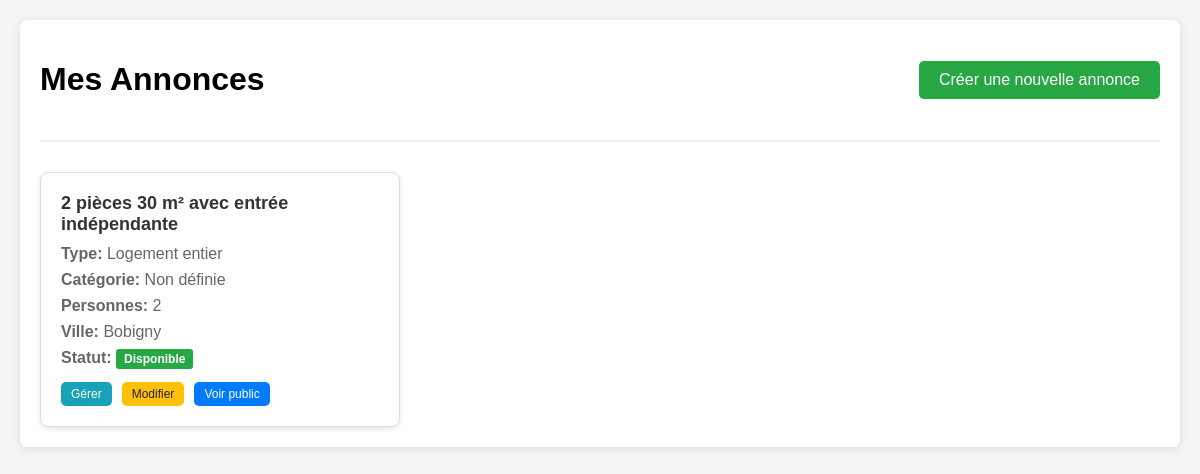
The app's page /annonce/dashboard/ (signed in), older data.
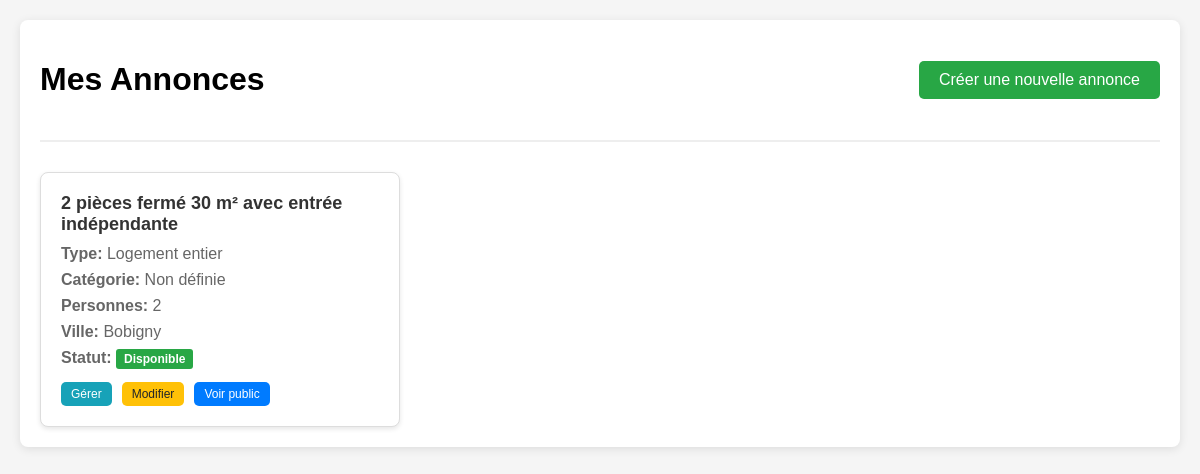
The same page, newer data.
### annonce/models.py (models this page shows)
class Annonce(models.Model):
    user = models.ForeignKey(
        settings.AUTH_USER_MODEL,
        null=True,
        on_delete=models.CASCADE,
        unique=False
    )
    class TypeHebergement(models.TextChoices):
        Appartemment = 'APPT', _('Appartemment')
        Maison = 'MAIS', _('Maison')
        Studio = 'STUD', _('Studio')
        Autre = 'OTHR', _('Autre')
    hebergement_choice = models.CharField(
        max_length=4,
        choices=TypeHebergement.choices,
        default=TypeHebergement.Appartemment,
        verbose_name="Type d'hébergement"
    )
    class TypeLocation(models.TextChoices):
        logement_entier = 'ENTR', _('Logement entier')
        chambre_privee = 'PRIV', _('Chambre privée')
        chambre_partagee = 'PART', _('Chambre partagée')
    type_location_choices = models.CharField(
        max_length=4,
        choices=TypeLocation.choices,
        default=TypeLocation.logement_entier,
        verbose_name="Location partielle ou totale"
    )
    categorie_logement = models.CharField(max_length=50, blank=True)
    titre_logement = models.CharField(max_length=50, blank=True)
    description = models.TextField(blank=True)
    nombre_personne = IntegerField(
        default=1,
        validators=[
            MaxValueValidator(20),
            MinValueValidator(1)
        ],
        blank=True
    )
    pieces_couchage = IntegerField(
        default=1,
        validators=[
            MaxValueValidator(10),
            MinValueValidator(1)
        ],
        blank=True
    )
    equipements = models.ManyToManyField(Equipements, blank=True)
    services = models.ManyToManyField(Services, blank=True)
    categorie_service = models.ManyToManyField(CategorieService, blank=True)
    charges = models.ManyToManyField(Charges, blank=True)
    dureeLocationMini = models.CharField(blank=True,null=True, max_length=50)
    dureeLocationMaxi = models.CharField(blank=True,null=True, max_length=50)
    loyer_tc = models.FloatField(max_length=50, blank=True, null=True)
    charges_loyer = models.FloatField(max_length=50, blank=True, null=True)
    reservation = models.OneToOneField(
        settings.AUTH_USER_MODEL,
        null=True,
        on_delete=models.CASCADE,
        unique=False,
        related_name = 'user_reserved'
    )
    reserved = models.BooleanField(default=False)
    address = models.OneToOneField(
        AdressAnnonce,
        on_delete=models.CASCADE,
        null=True,
    )

class AdressAnnonce(models.Model):
    rue = models.CharField(blank=True, max_length=20)
    voie = models.CharField(blank=True, max_length=35)
    ville = models.CharField(blank=True, max_length=20)
    region = models.CharField(blank=True, max_length=20)
    zipCode = models.CharField(blank=True, max_length=5)
    pays = models.CharField(blank=True, max_length=20)

### annonce/views.py (the view)
# urls.py: path('dashboard/', views.dashboard_list, name='dashboard-list'),
@login_required
def dashboard_list(request):
    print(f"Dashboard_list appelé pour l'utilisateur: {request.user.email}")
    print(f"Utilisateur authentifié: {request.user.is_authenticated}")
    annonces = Annonce.objects.filter(user=request.user).order_by('-id')
    print(f"Nombre d'annonces trouvées: {annonces.count()}")
    for annonce in annonces:
        print(f"Annonce ID: {annonce.id}, Titre: {annonce.titre_logement}")
    context = {'annonces': annonces}
    return render(request, 'annonce/dashboard/dashboard_list.html', context)

### templates/annonce/dashboard/dashboard_list.html (shortened to what this page needs)
<!DOCTYPE html>
<html lang="fr">
<head>
</head>
<body>
    <div class="container">
        <div class="header">
            <h1>Mes Annonces</h1>
            <a href="{% url 'logged-annonce' %}" class="btn btn-success">Créer une nouvelle annonce</a>
        </div>
        {% if annonces %}
        <div class="annonces-grid">
            {% for annonce in annonces %}
            <div class="annonce-card">
                <div class="annonce-title">
                    {{ annonce.titre_logement|default:"Logement sans titre" }}
                </div>
                <div class="annonce-info">
                    <strong>Type:</strong> {{ annonce.get_type_location_choices_display }}
                </div>
                <div class="annonce-info">
                    <strong>Catégorie:</strong> {{ annonce.categorie_logement|default:"Non définie" }}
                </div>
                <div class="annonce-info">
                    <strong>Personnes:</strong> {{ annonce.nombre_personne }}
                </div>
                {% if annonce.address %}
                <div class="annonce-info">
                    <strong>Ville:</strong> {{ annonce.address.ville|default:"Non définie" }}
                </div>
                {% endif %}
                <div class="annonce-info">
                    <strong>Statut:</strong>
                    {% if annonce.reserved %}
                        <span class="status status-reserved">Réservé</span>
                    {% else %}
                        <span class="status status-available">Disponible</span>
                    {% endif %}
                </div>
                <div class="annonce-actions">
                    <a href="{% url 'dashboard-annonce' annonce.id %}" class="btn btn-info btn-sm">Gérer</a>
                    <a href="{% url 'dashboard-description' annonce.id %}" class="btn btn-warning btn-sm">Modifier</a>
                    <a href="/annonce/detail_annonce/{{ annonce.id }}" class="btn btn-sm" target="_blank">Voir public</a>
                </div>
            </div>
            {% endfor %}
        </div>
        {% else %}
        <div class="no-annonces">
            <h3>Aucune annonce trouvée</h3>
            <p>Vous n'avez pas encore créé d'annonce.</p>
            <a href="{% url 'logged-annonce' %}" class="btn btn-success">Créer votre première annonce</a>
        </div>
        {% endif %}
    </div>
</body>
</html>

Row changes from the older to the newer data that the page shows:
changed Annonce "Logement entier": titre_logement "2 pièces 30 m² avec entrée indépendante" → "2 pièces fermé 30 m² avec entrée indépendante"
